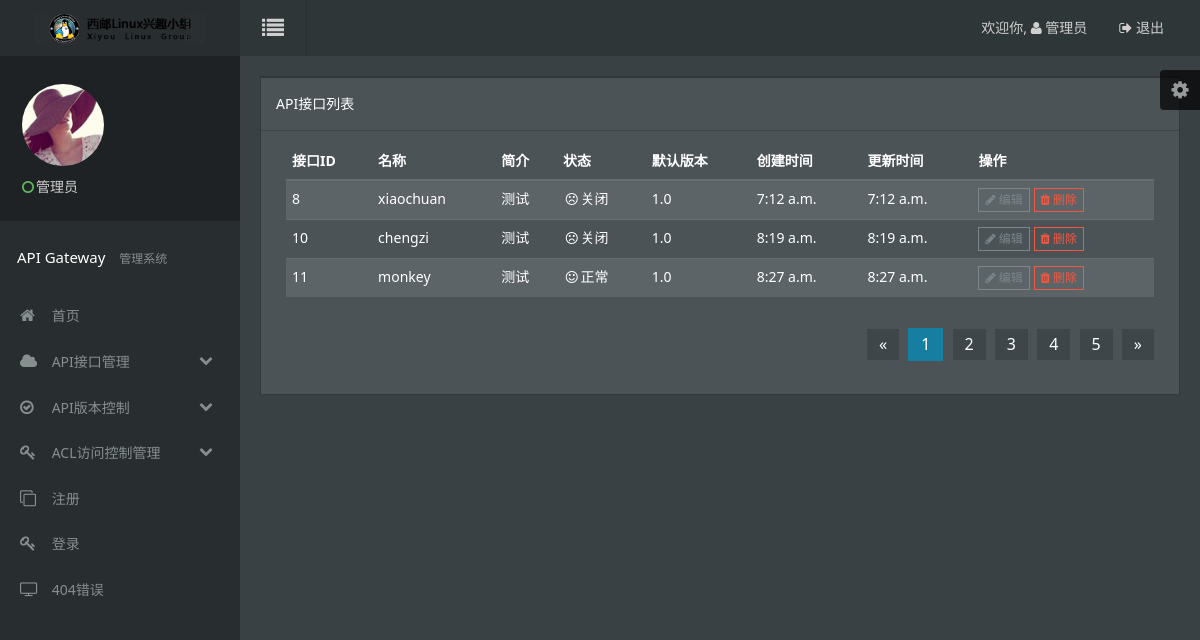
Page /display-api/ on the earlier database version.
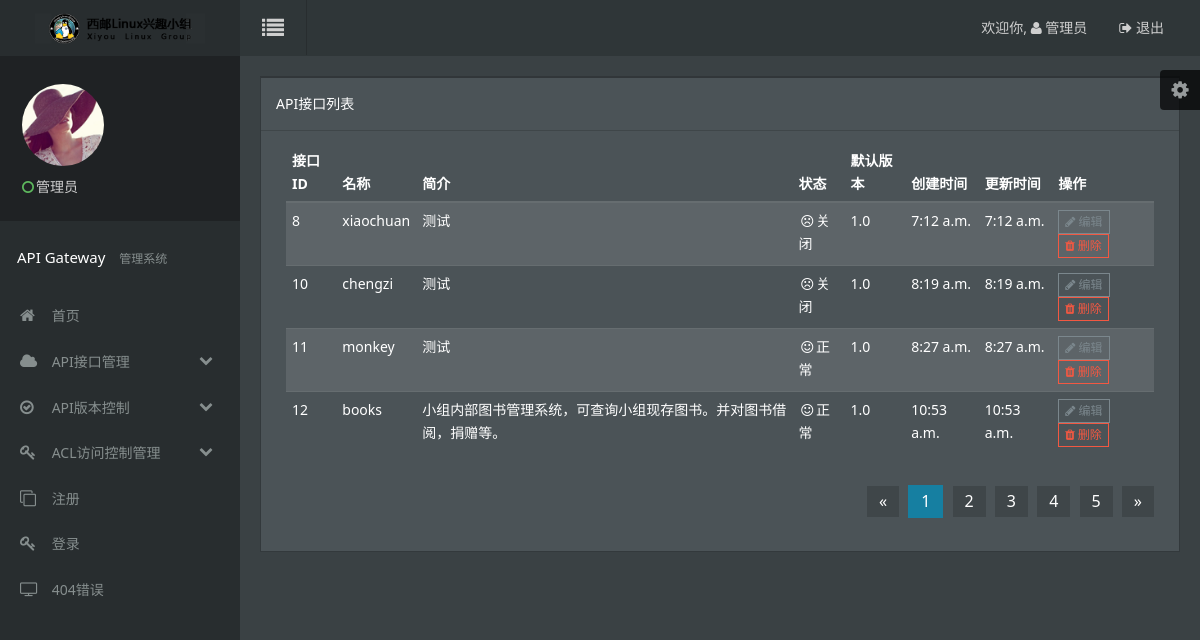
Same page on the later database version.
### gateway/models.py (models this page shows, shortened)
class ApiInfo(models.Model):
    api_name = models.CharField(max_length=16)
    api_desc = models.CharField(max_length=256)
    usr_id = models.IntegerField()
    cre_time = models.TimeField(max_length=32)
    upd_time = models.TimeField(max_length=32)
    version = models.CharField(max_length=8)
    status = models.IntegerField()

### gateway/views.py (the view)
# urls.py: url(r'^display-api/',views.disApiInfo),
def disApiInfo(request):
    result_list = ApiInfo.objects.all()
    return render_to_response('api_view.html',{'results':result_list})

### gateway/templates/api_view.html (shortened to what the changed rows need)
<!DOCTYPE html>
<html lang="en">
<head>
    <link rel="stylesheet" href="../../assets/css/amazeui.min.css" />
    <link rel="stylesheet" href="../../assets/css/amazeui.datatables.min.css" />
    <link rel="stylesheet" href="../../assets/css/app.css">
</head>
<body data-type="api_view">
<div class="am-g tpl-g">
        <div class="tpl-content-wrapper">
            <div class="row-content am-cf">
                <div class="row">
                    <div class="am-u-sm-12 am-u-md-12 am-u-lg-12">
                        <div class="widget am-cf">
                            <div class="widget-body  am-fr">
                                <div class="am-u-sm-12">
                                    <table width="100%" class="am-table am-table-compact am-table-striped tpl-table-black " id="example-r">
                                        <thead>
                                        <tr>
                                            <th>接口ID</th>
                                            <th>名称</th>
                                            <th>简介</th>
                                            <th>状态</th>
                                            <th>默认版本</th>
                                            <th>创建时间</th>
                                            <th>更新时间</th>
                                            <th>操作</th>
                                        </tr>
                                        </thead>
                                        <tbody>
                                        {% if results %}
                                            {% for api_info in results %}
                                            <tr class="gradeX">
                                                <td>{{ api_info.id }}</td>
                                                <td>{{ api_info.api_name }}</td>
                                                <td>{{ api_info.api_desc }}</td>
                                                {% if api_info.status == 1 %}
                                                    <td><i class="am-icon-smile-o am-icon-fw"></i>正常</td>
                                                {% else %}
                                                    <td><i class="am-icon-frown-o am-icon-fw"></i>关闭</td>
                                                {% endif %}
                                                {% if api_info.version %}
                                                    <td>{{ api_info.version }}</td>
                                                {% else %}
                                                    <td>None</td>
                                                {% endif %}
                                                <td>{{ api_info.cre_time }}</td>
                                                <td>{{ api_info.cre_time }}</td>
                                                <td>
                                                    <div class="tpl-table-black-operation">
                                                        <a href="/edit-api?id={{ api_info.id }}">
                                                            <i class="am-icon-pencil"></i> 编辑
                                                        </a>
                                                        <a href="/delete-api?id={{ api_info.id }}" class="tpl-table-black-operation-del">
                                                            <i class="am-icon-trash"></i> 删除
                                                        </a>
                                                    </div>
                                                </td>
                                            </tr>
                                            {% endfor %}
                                        {% endif %}
                                        </tbody>
                                    </table>
                                </div>
                            </div>
                        </div>
                    </div>
                </div>
            </div>
        </div>
    </div>
</body>
</html>

Differences in the rows shown:
added ApiInfo: id "12", api_name "books", api_desc "小组内部图书管理系统，可查询小组现存图书。并对图书借阅，捐赠等。", status 1 (drawn), version "1.0", cre_time "10:53 a.m."
